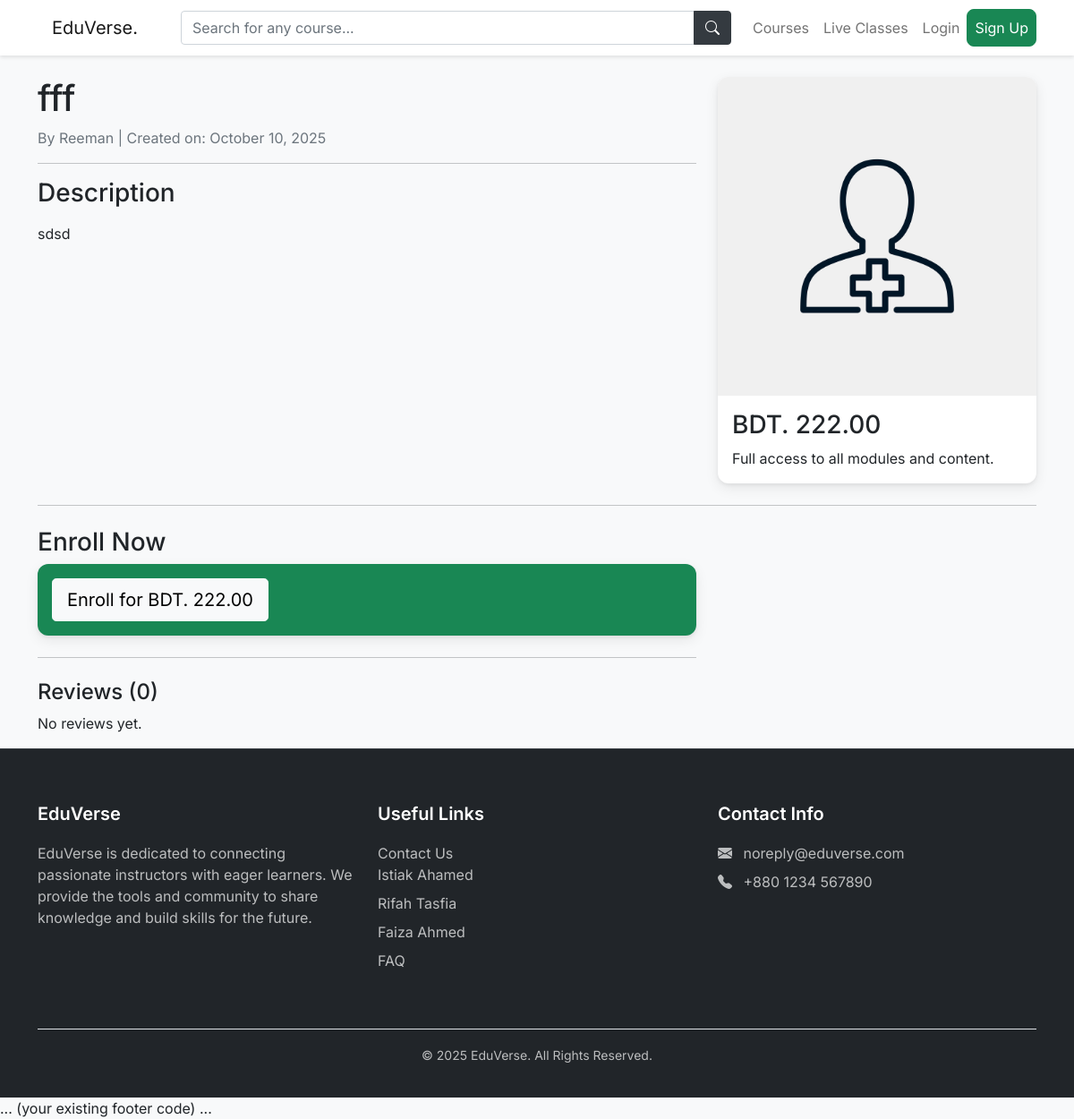
The app's page /courses/2/, older data.
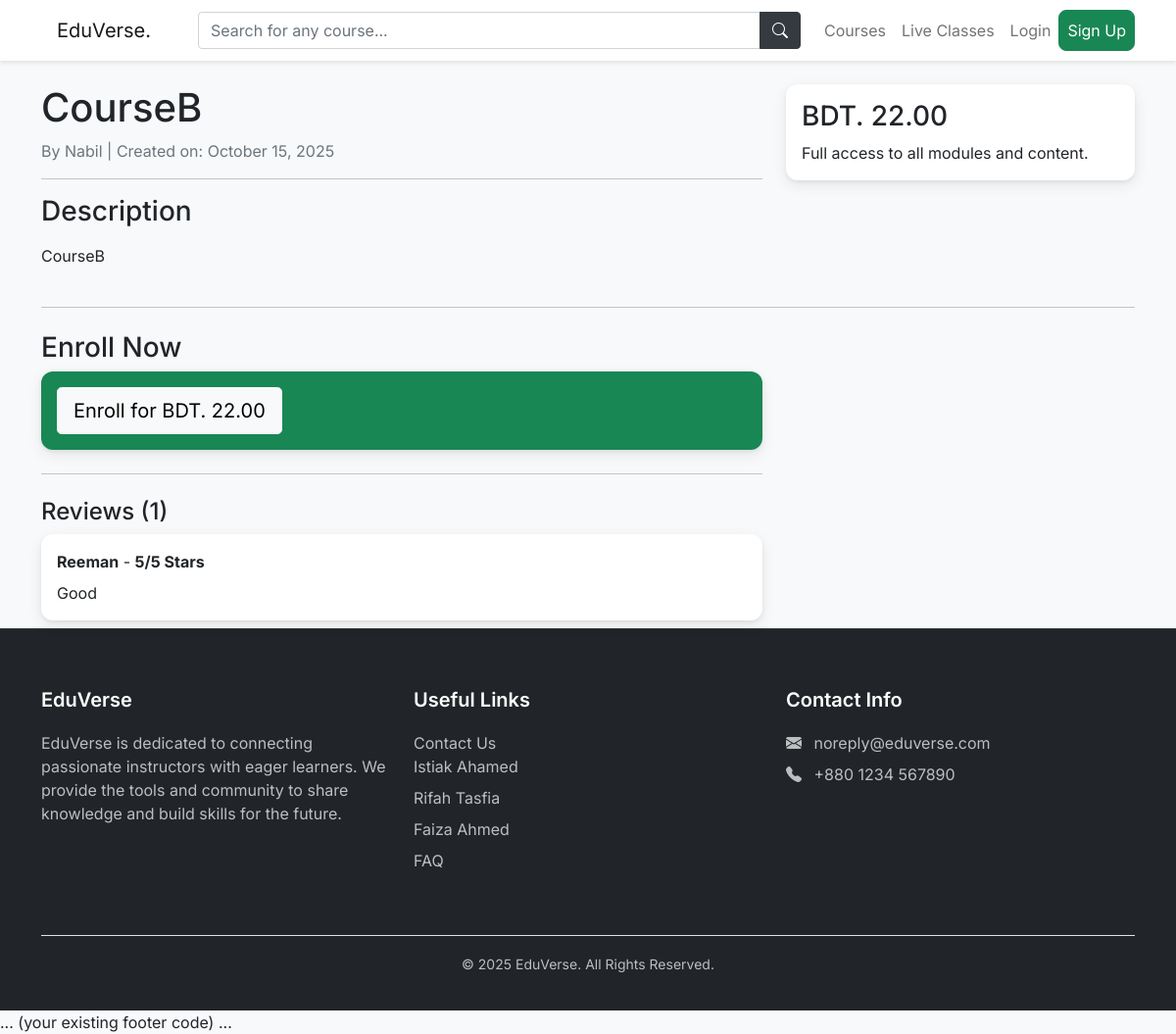
The same page, newer data.
### courses/models.py (models this page shows, shortened)
class Course(models.Model):
    class Category(models.TextChoices):
        PROGRAMMING = 'programming-tech', 'Programming & Tech'
        GRAPHICS = 'graphics-design', 'Graphics & Design'
        MARKETING = 'digital-marketing', 'Digital Marketing'
        WRITING = 'writing-translation', 'Writing & Translation'
        VIDEO = 'video-animation', 'Video & Animation'
        OTHER = 'other', 'Other'
    instructor = models.ForeignKey(
        settings.AUTH_USER_MODEL,
        on_delete=models.CASCADE,
        related_name="courses"
    )
    title = models.CharField(max_length=200)
    description = models.TextField()
    thumbnail = models.ImageField(upload_to='course_thumbnails/', blank=True, null=True)
    price = models.DecimalField(max_digits=8, decimal_places=2)
    category = models.CharField(
        max_length=50,
        choices=Category.choices,
        default=Category.OTHER
    )
    created_at = models.DateTimeField(auto_now_add=True)
    updated_at = models.DateTimeField(auto_now=True)
    reviews = GenericRelation('Review')  # Connection to the Review model
    class Meta:
        ordering = ['-created_at']

class Review(models.Model):
    content_type = models.ForeignKey(ContentType, on_delete=models.CASCADE)
    object_id = models.PositiveIntegerField()
    content_object = GenericForeignKey('content_type', 'object_id')
    user = models.ForeignKey(settings.AUTH_USER_MODEL, on_delete=models.CASCADE)
    rating = models.PositiveIntegerField()
    comment = models.TextField(blank=True)
    created_at = models.DateTimeField(auto_now_add=True)
    class Meta:
        ordering = ['-created_at']
        unique_together = ('user', 'content_type', 'object_id')

### courses/views.py (the view, shortened to what this page needs)
# urls.py: path('<int:pk>/', views.course_detail, name='course_detail'),
def course_detail(request, pk):
    course = get_object_or_404(Course, pk=pk)
    modules = course.modules.all().prefetch_related('videos', 'text_contents')
    is_enrolled = False
    completed_content_ids = {}
    can_review = False
    unlocked = True
    for module in modules:
        module.is_unlocked = unlocked
        if unlocked:
            all_content_complete = True
            for video in module.videos.all():
                if video.id not in completed_content_ids.get('video', set()):
                    all_content_complete = False
                    break
            if not all_content_complete:
                unlocked = False
                continue
            for text in module.text_contents.all():
                if text.id not in completed_content_ids.get('text', set()):
                    all_content_complete = False
                    break
            unlocked = all_content_complete
    context = {
        'course': course,
        'modules': modules,
        'is_enrolled': is_enrolled,
        'completed_content_ids': completed_content_ids,
        'review_form': ReviewForm(),
        'can_review': can_review,
    }
    return render(request, 'courses/course_detail.html', context)

### courses/forms.py
class ReviewForm(forms.ModelForm):
    class Meta:
        model = Review
        fields = ['rating', 'comment']
        widgets = {
            'rating': forms.Select(choices=[(i, f'{i} Stars') for i in range(1, 6)], attrs={'class': 'form-select'}),
            'comment': forms.Textarea(attrs={'class': 'form-control', 'rows': 3, 'placeholder': 'Share your experience...'}),
        }

### teachers/context_processors.py (called while the page is built)
def teacher_status_context(request):
    context = {}
    if request.user.is_authenticated:
        latest_app = TeacherApplication.objects.filter(user=request.user).order_by('-submitted_at').first()
        context['latest_teacher_app'] = latest_app
    return context

### courses/templates/courses/course_detail.html (shortened to what the changed rows need)
{% extends "base.html" %}
{% block content %}
<div class="container mt-4">
    <div class="row">
        <div class="col-md-8">
            <h1>{{ course.title }}</h1>
            <p class="text-muted">By {{ course.instructor.username|default:"N/A" }} | Created on: {{ course.created_at|date:"F j, Y" }}</p>
            <hr>
            <h3>Description</h3>
            <p>{{ course.description|linebreaks }}</p>
        </div>
        <div class="col-md-4">
            <div class="card">
                {% if course.thumbnail %}
                    <img src="{{ course.thumbnail.url }}" class="card-img-top" alt="{{ course.title }}">
                {% endif %}
                <div class="card-body">
                    <h3 class="card-title">BDT. {{ course.price }}</h3>
                    <p class="card-text">Full access to all modules and content.</p>
                </div>
            </div>
        </div>
    </div>
    <div class="row">
        <div class="col-md-8">
            {% if user == course.instructor or is_enrolled %}
                <h3>Course Content</h3>
                <div class="accordion" id="modulesAccordion">
                    {% for module in modules %}
                        <div class="accordion-item">
                            <h2 class="accordion-header" id="heading{{ module.id }}">
                                <button class="accordion-button {% if not module.is_unlocked %}collapsed disabled{% endif %}" type="button" data-bs-toggle="collapse" data-bs-target="#collapse{{ module.id }}">
                                    {% if not module.is_unlocked %}🔒{% endif %} <strong>{{ module }}</strong>
                                </button>
                            </h2>
                            <div id="collapse{{ module.id }}" class="accordion-collapse collapse" data-bs-parent="#modulesAccordion">
                                <div class="accordion-body">
                                    {% if module.is_unlocked %}
                                        {% for text in module.text_contents.all %}
    <div class="d-flex justify-content-between align-items-center mb-2 p-2 border-bottom">
        <span>
            <a href="{% url 'courses:content_detail' text.get_content_type_id text.pk %}">
                📄 {{ text.title }}
            </a>
        </span>
        {% if text.id in completed_content_ids.text %}
            <span class="badge bg-success">✓ Completed</span>
        {% else %}
            <form action="{% url 'courses:mark_as_complete' text.get_content_type_id text.pk %}" method="post">
                {% csrf_token %}
                <button type="submit" class="btn btn-outline-success btn-sm">Mark as Complete</button>
            </form>
        {% endif %}
    </div>
{% endfor %}
{% for video in module.videos.all %}
    <div class="d-flex justify-content-between align-items-center mb-2 p-2 border-bottom">
        <span>
            <a href="{% url 'courses:content_detail' video.get_content_type_id video.pk %}">
                🎬 {{ video.title }}
            </a>
        </span>
        {% if video.id in completed_content_ids.video %}
            <span class="badge bg-success">✓ Completed</span>
        {% else %}
            <form action="{% url 'courses:mark_as_complete' video.get_content_type_id video.pk %}" method="post">
                {% csrf_token %}
                <button type="submit" class="btn btn-outline-success btn-sm">Mark as Complete</button>
            </form>
        {% endif %}
    </div>
{% endfor %}
                                    {% else %}
                                        <p>Please complete the previous module to unlock this content.</p>
                                    {% endif %}
                                </div>
                            </div>
                        </div>
                    {% endfor %}
                </div>
            {% else %}
                <h3>Enroll Now</h3>
                <div class="card bg-success text-white">
                    <div class="card-body">
                        <a href="{% url 'courses:enroll_course' course.pk %}" class="btn btn-light btn-lg">
                            Enroll for BDT. {{ course.price }}
                        </a>
                    </div>
                </div>
            {% endif %}
            <hr class="my-4">
            <h4>Reviews ({{ course.reviews.count }})</h4>
            {% for review in course.reviews.all %}
                <div class="card mb-2"><div class="card-body">
                    <strong>{{ review.user.username }}</strong> - <strong>{{ review.rating }}/5 Stars</strong>
                    <p class="card-text mt-2">{{ review.comment|linebreaksbr }}</p>
                </div></div>
            {% empty %}
                <p>No reviews yet.</p>
            {% endfor %}
        </div>
    </div>
</div>
{% endblock %}

Row changes from the older to the newer data that the page shows:
changed Course: title "fff" → "CourseB"; instructor.username "Reeman" → "Nabil"; created_at "October 10, 2025" → "October 15, 2025"; description "sdsd" → "CourseB"; price "222.00" → "22.00"; reviews.count "0" → "1"; thumbnail: picture removed
added Review: user.username "Reeman", rating "5", comment "Good"
Text that changed along with them:
text no longer shown: "No reviews yet."
